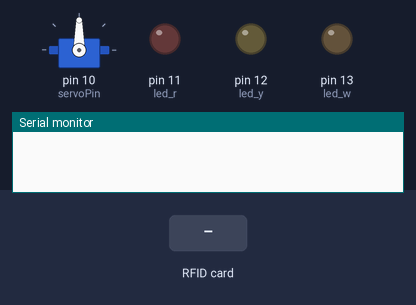
Simulated run of this sketch. Board: Arduino Mega 2560, built with avr-gcc and run on an emulated ATmega2560. On the bench: servo, output pins drawn as LEDs (lit = HIGH), the last lines printed to the serial monitor. Inputs (shaded band) come from the test bench. Pins used as bus, display or sensor lines are not drawn.

Above: at 1.2 s.
1.3 s: RFID card 5E 7A 19 C4 held to the reader
At 2.7 s:
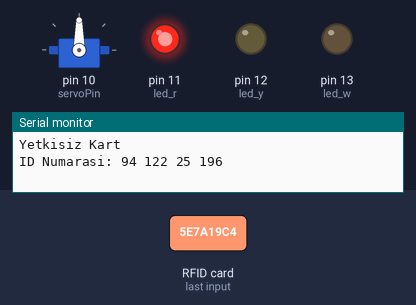
Timing chart, 0 to 4.3 s (numbered marks = the images above; inputs shaded):
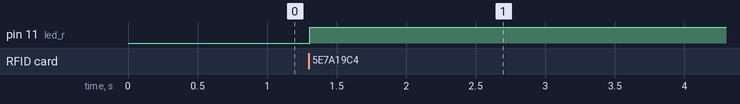

The sketch:

rfid_kart.ino
```cpp
#include <SPI.h> //SPI kütüphanemizi tanımlıyoruz.
#include <MFRC522.h> //MFRC522 kütüphanemizi tanımlıyoruz.
#include <Servo.h> //Servo kütüphanemizi tanımlıyoruz
int RST_PIN = 9; //RC522 modülü reset pinini tanımlıyoruz.
int SS_PIN = 53; //RC522 modülü chip select pinini tanımlıyoruz.
int servoPin = 10; //Servo motor pinini tanımlıyoruz.
int led_r=11;
int led_y=12;
int led_w=13;
Servo motor; //Servo motor için değişken oluşturuyoruz.
MFRC522 rfid(SS_PIN, RST_PIN); //RC522 modülü ayarlarını yapıyoruz.
byte ID[4] = {254,189,241,197};
void setup() {
  pinMode(led_r,OUTPUT);
  pinMode(led_y,OUTPUT);
  pinMode(led_w,OUTPUT);
  motor.attach(servoPin); //Servo motor pinini motor değişkeni ile ilişkilendiriyoruz.
  Serial.begin(9600); //Seri haberleşmeyi başlatıyoruz.
  SPI.begin(); //SPI iletişimini başlatıyoruz.
  rfid.PCD_Init(); //RC522 modülünü başlatıyoruz.
}
void loop() {
   if (!rfid.PICC_IsNewCardPresent()) //Yeni kartın okunmasını bekliyoruz.
    return;
  if (!rfid.PICC_ReadCardSerial()) //Kart okunmadığı zaman bekliyoruz.
    return;
  if (rfid.uid.uidByte[0] == ID[0] && //Okunan kart ID'si ile ID değişkenini karşılaştırıyoruz.
    rfid.uid.uidByte[1] == ID[1] &&
    rfid.uid.uidByte[2] == ID[2] &&
    rfid.uid.uidByte[3] == ID[3] ) {
    Serial.println("Kapi acildi");
    ekranaYazdir();
    motor.write(180);//Servo motoru 180 dereceye getiriyoruz.
    digitalWrite(led_y,HIGH);
     digitalWrite(led_r,LOW);
    delay(2000);
    digitalWrite(led_y,LOW);
    digitalWrite(led_w,HIGH);
    Serial.println("Kapınız Kapanıyor");
    delay(1500);
    digitalWrite(led_w,LOW);
    motor.write(0); //Servo motoru 0 dereceye getiriyoruz.
    delay(1000);
    digitalWrite(led_r,HIGH);
  } else { //Yetkisiz girişte içerideki komutlar çalıştırılır.
     digitalWrite(led_r,HIGH);
    Serial.println("Yetkisiz Kart");
    ekranaYazdir();
  }
  rfid.PICC_HaltA();
}
void ekranaYazdir() {
  Serial.print("ID Numarasi: ");
  for (int sayac = 0; sayac < 4; sayac++) {
    Serial.print(rfid.uid.uidByte[sayac]);
    Serial.print(" ");
  }
  Serial.println("");
}
```

Measured:
- after the input at 1.3 s, pin 11 (led_r): LOW → HIGH at once
